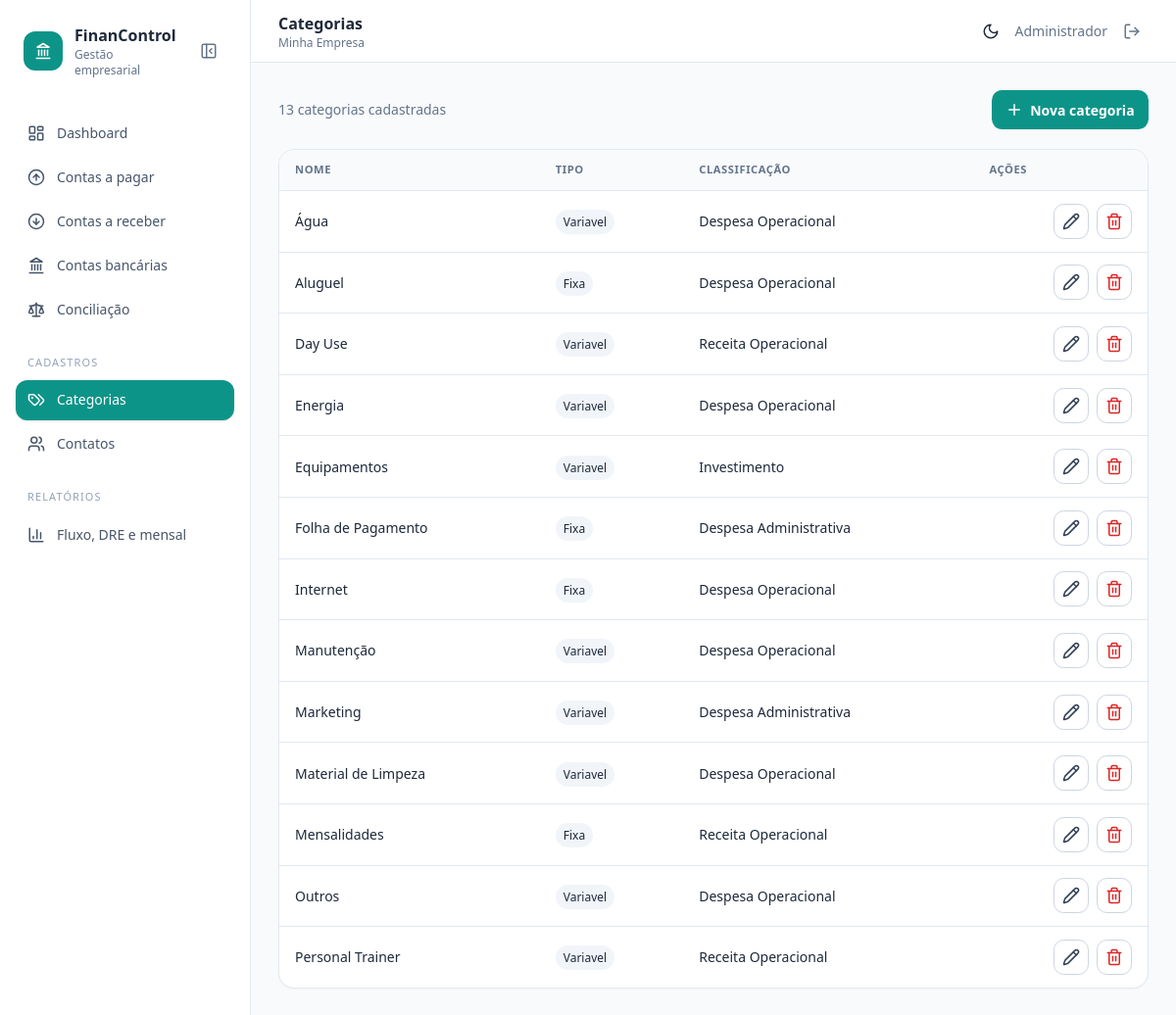
The page /index.php?route=categories (signed in) on the database as committed earlier.
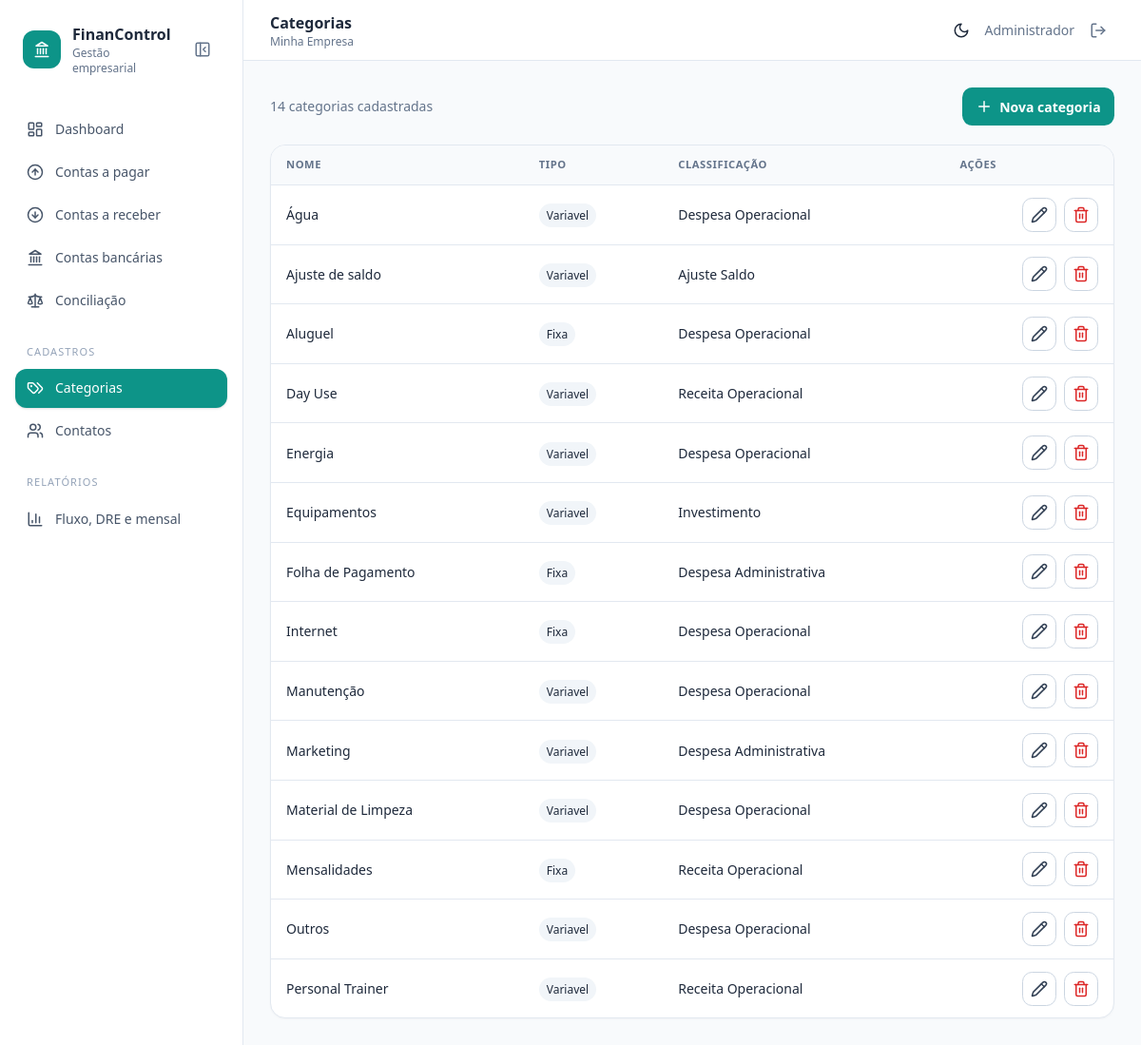
The same page on the database as committed later.
### tables this page shows
CREATE TABLE categories (
  id INT UNSIGNED AUTO_INCREMENT PRIMARY KEY,
  name VARCHAR(120) NOT NULL UNIQUE,
  type ENUM('fixa','variavel') NOT NULL,
  classification ENUM('despesa_operacional','despesa_administrativa','investimento','receita_operacional','receita_nao_operacional','ajuste_saldo') NOT NULL,
  created_at TIMESTAMP DEFAULT CURRENT_TIMESTAMP,
  INDEX idx_category_type (type), INDEX idx_category_class (classification)
);

### controllers/BaseController.php (called while the page is built, shortened)
<?php
abstract class BaseController
{
    protected function render(string $view, array $data = []): void
    {
        extract($data, EXTR_SKIP);
        $pageTitle = $data['pageTitle'] ?? config('app_name');
        require __DIR__ . '/../views/layouts/header.php';
        require __DIR__ . '/../views/' . $view . '.php';
        require __DIR__ . '/../views/layouts/footer.php';
    }
}

### controllers/CategoryController.php (called while the page is built, shortened)
<?php
final class CategoryController extends BaseController
{
    public function index(): void
    {
        $categories = db()->query('SELECT * FROM categories ORDER BY name')->fetchAll();
        $this->render('categories/index', compact('categories') + ['pageTitle' => 'Categorias']);
    }
}

### index.php (called while the page is built, shortened)
<?php
$config = require __DIR__ . '/config.php';
require __DIR__ . '/db.php';
require __DIR__ . '/helpers.php';
$route = trim((string) ($_GET['route'] ?? 'dashboard'), '/');
$publicRoutes = ['login'];
try {
    $routes = [
        'login' => [AuthController::class, 'login'],
        'logout' => [AuthController::class, 'logout'],
        'dashboard' => [DashboardController::class, 'index'],
        'categories' => [CategoryController::class, 'index'],
        'categories/form' => [CategoryController::class, 'form'],
        'categories/save' => [CategoryController::class, 'save'],
        'categories/delete' => [CategoryController::class, 'delete'],
        'contacts' => [ContactController::class, 'index'],
        'contacts/form' => [ContactController::class, 'form'],
        'contacts/save' => [ContactController::class, 'save'],
        'contacts/delete' => [ContactController::class, 'delete'],
        'payables' => [PayableController::class, 'index'],
        'payables/form' => [PayableController::class, 'form'],
        'payables/save' => [PayableController::class, 'save'],
        'payables/pay' => [PayableController::class, 'pay'],
        'payables/bulk-pay' => [PayableController::class, 'bulkPay'],
        'payables/bulk-edit' => [PayableController::class, 'bulkEdit'],
        'payables/bulk-delete' => [PayableController::class, 'bulkDelete'],
        'payables/schedule' => [PayableController::class, 'schedule'],
        'payables/delete' => [PayableController::class, 'delete'],
        'receivables' => [ReceivableController::class, 'index'],
        'receivables/form' => [ReceivableController::class, 'form'],
        'receivables/save' => [ReceivableController::class, 'save'],
        'receivables/receive' => [ReceivableController::class, 'receive'],
        'receivables/bulk-receive' => [ReceivableController::class, 'bulkReceive'],
        'receivables/bulk-edit' => [ReceivableController::class, 'bulkEdit'],
        'receivables/bulk-delete' => [ReceivableController::class, 'bulkDelete'],
        'receivables/delete' => [ReceivableController::class, 'delete'],
        'banks' => [BankAccountController::class, 'index'],
        'banks/save' => [BankAccountController::class, 'save'],
        'banks/adjust' => [BankAccountController::class, 'adjust'],
        'banks/toggle' => [BankAccountController::class, 'toggle'],
        'movement/details' => [MovementController::class, 'details'],
        'reconciliation' => [ReconciliationController::class, 'index'],
        'reports' => [ReportController::class, 'index'],
        'reports/export' => [ReportController::class, 'export'],
        'attachment' => [AttachmentController::class, 'download'],
    ];
    [$class, $method] = $routes[$route];
    (new $class())->$method();
} catch (Throwable $e) {
    http_response_code(http_response_code() >= 400 ? http_response_code() : 500);
    if (in_array($route, $publicRoutes, true)) exit(e($e->getMessage()));
    $pageTitle = 'Erro';
    require __DIR__ . '/views/layouts/header.php';
    echo '<div class="rounded-xl bg-red-50 p-5 text-red-700">' . e($e->getMessage()) . '</div>';
    require __DIR__ . '/views/layouts/footer.php';
}

### config.php (called while the page is built, shortened)
<?php
return [
    'app_name' => 'Gestão Financeira',
    'company_name' => 'Minha Empresa',
    'company_document' => '00.000.000/0001-00',
    'company_address' => 'Cidade/UF',
    'timezone' => 'America/Sao_Paulo',
    'base_url' => '',
    'db' => [
        'host' => 'dhhsa5ntiphvhzqav2bkkant',
        'port' => '3306',
        'name' => 'financeiro',
        'user' => 'mysql',
        'pass' => 'kVltQX7XzY987YwsxJt7Wf0TU7be9aBcDHU5uVV6xhQeJp5bbtuA1kpNx7UXYzsf',
        'charset' => 'utf8mb4',
    ],
    'upload' => [
        'max_bytes' => 5 * 1024 * 1024,
        'allowed_mimes' => ['application/pdf', 'image/jpeg', 'image/png', 'image/webp'],
    ],
];

### db.php (called while the page is built, shortened)
<?php
function db(): PDO
{
    static $pdo = null;
    if ($pdo instanceof PDO) {
        return $pdo;
    }
    $config = require __DIR__ . '/config.php';
    $db = $config['db'];
    $dsn = sprintf('mysql:host=%s;port=%s;dbname=%s;charset=%s', $db['host'], $db['port'], $db['name'], $db['charset']);
    $pdo = new PDO($dsn, $db['user'], $db['pass'], [
        PDO::ATTR_ERRMODE => PDO::ERRMODE_EXCEPTION,
        PDO::ATTR_DEFAULT_FETCH_MODE => PDO::FETCH_ASSOC,
        PDO::ATTR_EMULATE_PREPARES => false,
    ]);
    return $pdo;
}

### helpers.php (called while the page is built, shortened)
<?php
function config(?string $key = null, mixed $default = null): mixed
{
    static $config;
    $config ??= require __DIR__ . '/config.php';
    $value = $config;
    foreach (explode('.', $key) as $part) {
        $value = $value[$part];
    }
    return $value;
}
function url(string $route = ''): string
{
    $base = rtrim((string) config('base_url', ''), '/');
    return $base . '/index.php' . ($route !== '' ? '?route=' . rawurlencode($route) : '');
}
function asset(string $path): string
{
    $normalizedPath = ltrim($path, '/');
    $url = rtrim((string) config('base_url', ''), '/') . '/assets/' . $normalizedPath;
    $file = __DIR__ . '/assets/' . $normalizedPath;
    if (is_file($file)) {
        $version = substr((string) hash_file('sha256', $file), 0, 12);
        $url .= '?v=' . $version;
    }
    return $url;
}
function e(mixed $value): string
{
    return htmlspecialchars((string) $value, ENT_QUOTES, 'UTF-8');
}

### views/categories/index.php (the view)
<div class="mb-5 flex items-center justify-between"><p class="text-sm text-slate-500"><?=count($categories)?> categorias cadastradas</p><a class="btn btn-primary" href="<?=url('categories/form')?>"><i data-lucide="plus"></i>Nova categoria</a></div>
<div class="card table-wrap"><table class="data-table"><thead><tr><th>Nome</th><th>Tipo</th><th>Classificação</th><th class="text-right">Ações</th></tr></thead><tbody><?php foreach($categories as $c):?><tr><td class="font-medium"><?=e($c['name'])?></td><td><span class="rounded-full bg-slate-100 px-2 py-1 text-xs dark:bg-slate-800"><?=e(ucfirst($c['type']))?></span></td><td><?=e(ucwords(str_replace('_',' ',$c['classification'])))?></td><td><div class="flex justify-end gap-2"><a class="btn btn-light !p-2" href="<?=url('categories/form')?>&id=<?=$c['id']?>"><i data-lucide="pencil"></i></a><form method="post" action="<?=url('categories/delete')?>" data-confirm="Excluir esta categoria?"><?=csrf_field()?><input type="hidden" name="id" value="<?=$c['id']?>"><button class="btn btn-light !p-2 text-red-600"><i data-lucide="trash-2"></i></button></form></div></td></tr><?php endforeach;?></tbody></table></div>

### views/layouts/header.php (shortened to what this page needs)
<?php $current=trim((string)($_GET['route']??'dashboard'),'/'); $navClass=fn(string $route)=>str_starts_with($current,$route)?'bg-teal-600 text-white shadow':'text-slate-600 hover:bg-slate-100 dark:text-slate-300 dark:hover:bg-slate-800'; ?>
<!doctype html><html lang="pt-BR" class="scroll-smooth"><head>
<script src="https://cdn.tailwindcss.com"></script><script>tailwind.config={darkMode:'class'}</script>
<link rel="stylesheet" href="<?=e(asset('css/app.css'))?>"><link rel="stylesheet" href="<?=e(asset('css/financial-filters.css'))?>"><script src="https://unpkg.com/lucide@0.468.0/dist/umd/lucide.min.js"></script>
</head><body class="bg-slate-50 text-slate-800 dark:bg-slate-950 dark:text-slate-100">
<aside id="sidebar" class="fixed inset-y-0 left-0 z-40 w-64 -translate-x-full border-r border-slate-200 bg-white p-4 transition-transform dark:border-slate-800 dark:bg-slate-900 lg:translate-x-0">
  <div class="sidebar-brand mb-7 flex items-center gap-3 px-2 py-2"><div class="sidebar-logo grid h-10 w-10 shrink-0 place-items-center rounded-xl bg-teal-600 text-white"><i data-lucide="landmark"></i></div><div class="sidebar-brand-copy"><div class="font-bold">FinanControl</div><div class="text-xs text-slate-500">Gestão empresarial</div></div><button id="sidebarCollapseBtn" type="button" class="ml-auto hidden h-9 w-9 shrink-0 place-items-center rounded-lg text-slate-500 hover:bg-slate-100 dark:hover:bg-slate-800 lg:grid" title="Recolher ou expandir menu" aria-label="Recolher ou expandir menu"><i data-lucide="panel-left-close"></i></button></div>
  <nav class="space-y-1 text-sm font-medium">
    <a class="nav-link <?=$navClass('dashboard')?>" title="Dashboard" href="<?=url('dashboard')?>"><i data-lucide="layout-dashboard"></i><span class="sidebar-label">Dashboard</span></a>
    <a class="nav-link <?=$navClass('payables')?>" title="Contas a pagar" href="<?=url('payables')?>"><i data-lucide="arrow-up-circle"></i><span class="sidebar-label">Contas a pagar</span></a>
    <a class="nav-link <?=$navClass('receivables')?>" title="Contas a receber" href="<?=url('receivables')?>"><i data-lucide="arrow-down-circle"></i><span class="sidebar-label">Contas a receber</span></a>
    <a class="nav-link <?=$navClass('banks')?>" title="Contas bancárias" href="<?=url('banks')?>"><i data-lucide="landmark"></i><span class="sidebar-label">Contas bancárias</span></a>
    <a class="nav-link <?=$navClass('reconciliation')?>" title="Conciliação" href="<?=url('reconciliation')?>"><i data-lucide="scale"></i><span class="sidebar-label">Conciliação</span></a>
    <div class="sidebar-section px-3 pt-5 pb-1 text-[11px] uppercase tracking-widest text-slate-400">Cadastros</div>
    <a class="nav-link <?=$navClass('categories')?>" title="Categorias" href="<?=url('categories')?>"><i data-lucide="tags"></i><span class="sidebar-label">Categorias</span></a>
    <a class="nav-link <?=$navClass('contacts')?>" title="Contatos" href="<?=url('contacts')?>"><i data-lucide="users"></i><span class="sidebar-label">Contatos</span></a>
    <div class="sidebar-section px-3 pt-5 pb-1 text-[11px] uppercase tracking-widest text-slate-400">Relatórios</div>
    <a class="nav-link <?=$current==='reports'?'bg-teal-600 text-white shadow':'text-slate-600 hover:bg-slate-100 dark:text-slate-300 dark:hover:bg-slate-800'?>" title="Fluxo, DRE e mensal" href="<?=url('reports')?>"><i data-lucide="bar-chart-3"></i><span class="sidebar-label">Fluxo, DRE e mensal</span></a>
  </nav>
</aside>
<div id="appShell" class="min-h-screen lg:pl-64">
<header class="sticky top-0 z-20 flex h-16 items-center justify-between border-b border-slate-200 bg-white/90 px-4 backdrop-blur dark:border-slate-800 dark:bg-slate-900/90 sm:px-7">
  <div class="flex items-center gap-3"><div><h1 class="font-semibold"><?=e($pageTitle)?></h1><p class="hidden text-xs text-slate-500 sm:block"><?=e(config('company_name'))?></p></div></div>
  <div class="flex items-center gap-2"><button id="themeBtn" title="Alternar modo escuro" class="rounded-lg p-2 hover:bg-slate-100 dark:hover:bg-slate-800"><i data-lucide="moon"></i></button><span class="hidden text-sm text-slate-500 sm:inline"><?=e($_SESSION['user_name']??'')?></span><form method="post" action="<?=url('logout')?>"><?=csrf_field()?><button class="rounded-lg p-2 text-slate-500 hover:bg-red-50 hover:text-red-600" title="Sair"><i data-lucide="log-out"></i></button></form></div>
</header><main class="p-4 sm:p-7">

### views/layouts/footer.php (shortened to what this page needs)
</main></div>
</body></html>

### assets/css/app.css (style rules this page uses)
[data-lucide] { width:18px;height:18px }
.nav-link { display:flex;align-items:center;gap:.75rem;border-radius:.75rem;padding:.65rem .75rem;transition:.15s }
.card { border:1px solid rgb(226 232 240);background:#fff;border-radius:1rem;box-shadow:0 1px 2px rgb(15 23 42/.03) }
.btn { display:inline-flex;align-items:center;justify-content:center;gap:.45rem;border-radius:.65rem;padding:.6rem .9rem;font-size:.875rem;font-weight:600;transition:.15s }
.btn-primary { background:rgb(13 148 136);color:white }
.btn-light { border:1px solid rgb(203 213 225);background:white;color:rgb(51 65 85) }
.table-wrap { overflow-x:auto }
.data-table { width:100%;font-size:.875rem }
.data-table th { white-space:nowrap;background:rgb(248 250 252);padding:.75rem 1rem;text-align:left;font-size:.7rem;text-transform:uppercase;letter-spacing:.05em;color:rgb(100 116 139) }
.data-table td { white-space:nowrap;border-top:1px solid rgb(226 232 240);padding:.8rem 1rem }
@media (min-width:1024px) { #sidebar,#appShell { transition:width .2s ease,padding-left .2s ease } }

Rows that differ between the two databases and show on the page:
added categories: name "Ajuste de saldo", type "Variavel", classification "Ajuste Saldo"
Other text that changed with them:
count($categories): "13" → "14"
